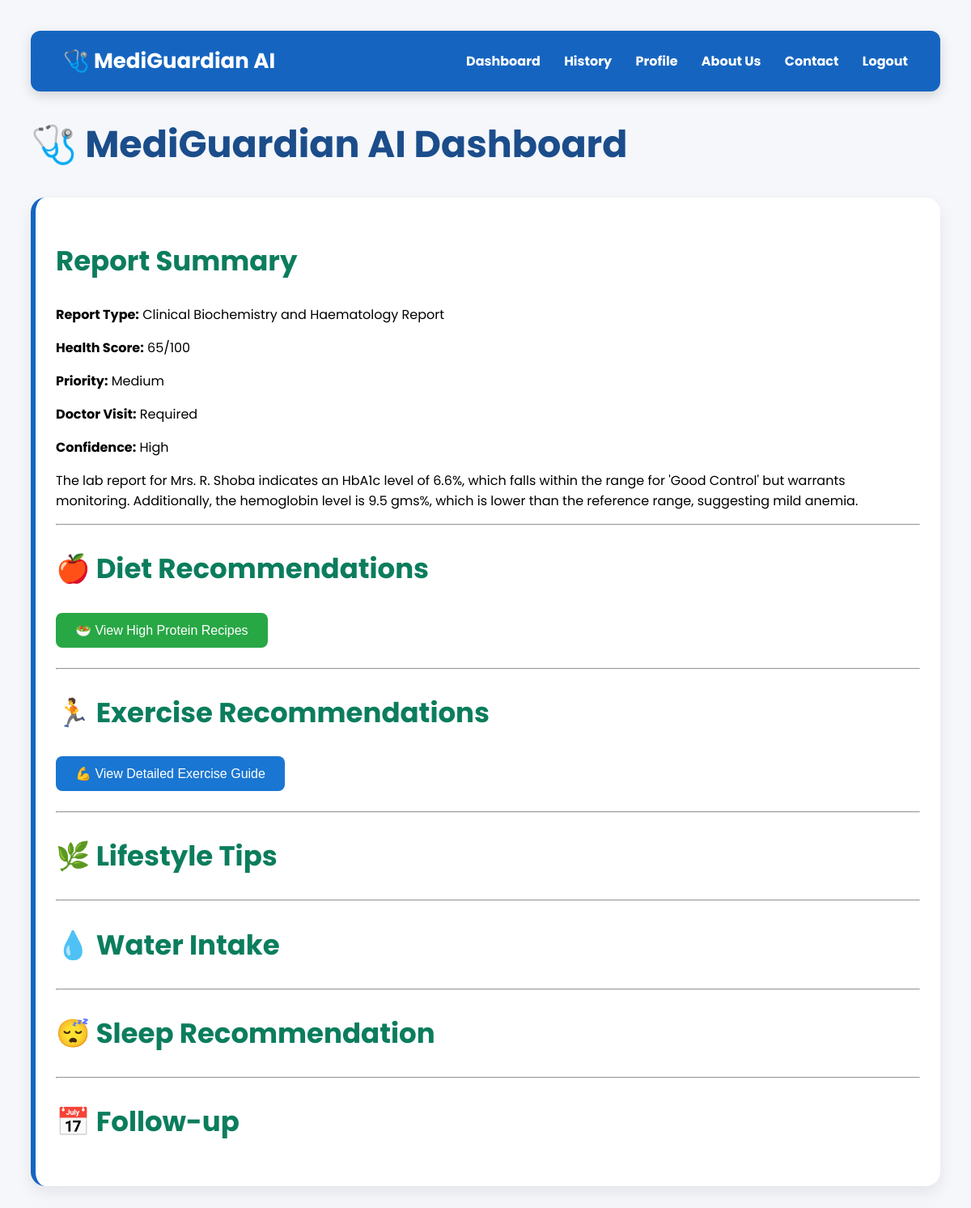
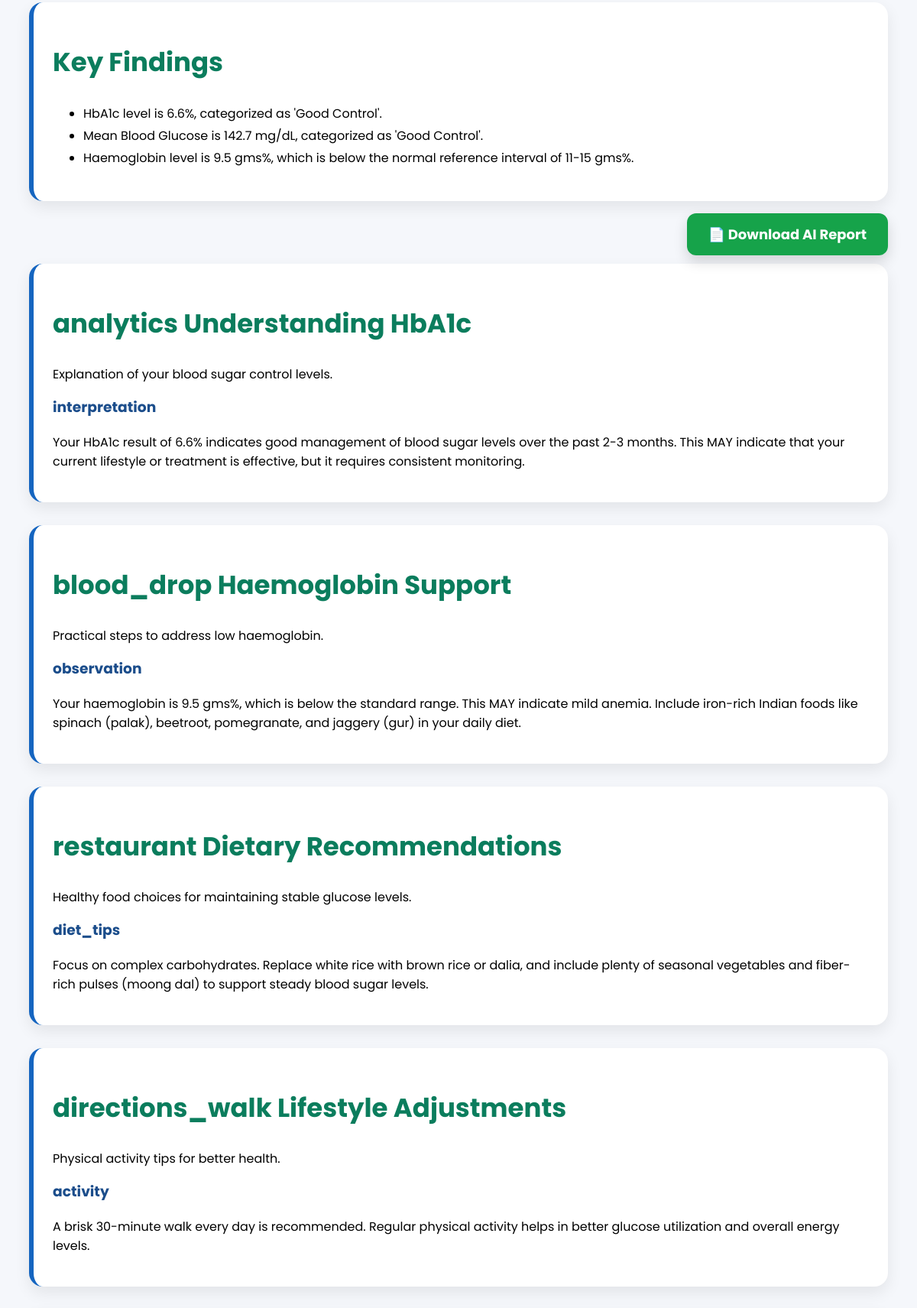
/report/2 (signed in, upper part), run on the app's committed database (2 pictures, top to bottom).
### models.py (models this page shows)
class Report(db.Model):
    __tablename__ = "reports"
    id = db.Column(db.Integer, primary_key=True)
    user_id = db.Column(
        db.Integer,
        db.ForeignKey("users.id")
    )
    report_name = db.Column(db.String(200))
    report_type = db.Column(db.String(100))
    health_score = db.Column(db.Integer)
    priority = db.Column(db.String(50))
    summary = db.Column(db.Text)
    analysis_json = db.Column(db.Text)
    uploaded_at = db.Column(
        db.DateTime,
        default=datetime.utcnow
    )

### app.py (the view)
@app.route("/report/<int:report_id>")
@login_required
def view_report(report_id):
    report = Report.query.filter_by(
        id=report_id,
        user_id=current_user.id
    ).first_or_404()
    analysis = json.loads(report.analysis_json)
    session["analysis"] = analysis
    return render_template(
        "dashboard.html",
        analysis=analysis
    )

### app.py (called while the page is built)
@login_manager.user_loader
def load_user(user_id):
    return User.query.get(int(user_id))

### templates/dashboard.html (shortened to what this page needs)
<!DOCTYPE html>
<html>
<head>
</head>
<body>
<nav class="navbar">
    <div class="logo">
        🩺 MediGuardian AI
    </div>
    <div class="nav-links">
        <a href="{{ url_for('dashboard') }}">Dashboard</a>
        <a href="{{ url_for('history') }}">History</a>
        <a href="{{ url_for('profile') }}">Profile</a>
        <a href="{{ url_for('about') }}">About Us</a>
        <a href="{{ url_for('contact') }}">Contact</a>
        <a href="{{ url_for('logout') }}">Logout</a>
    </div>
</nav>
<h1>🩺 MediGuardian AI Dashboard</h1>
    <div class="card">
        <h2>Report Summary</h2>
        <p><b>Report Type:</b> {{ analysis.report_type }}</p>
        <p><b>Health Score:</b> {{ analysis.health_score }}/100</p>
        <p><b>Priority:</b> {{ analysis.priority }}</p>
        <p><b>Doctor Visit:</b> {{ analysis.doctor_visit }}</p>
        <p><b>Confidence:</b> {{ analysis.confidence }}</p>
        <p>{{ analysis.summary }}</p>
        <hr>
        <h2>🍎 Diet Recommendations</h2>
        <div style="margin-top:20px; margin-bottom:25px;">
<a href="{{ url_for('recipe_page') }}">
<button
style="
background:#28a745;
color:white;
border:none;
padding:12px 24px;
border-radius:8px;
font-size:16px;
cursor:pointer;
">
🥗 View High Protein Recipes
</button>
</a>
</div>
        <hr>
        <h2>🏃 Exercise Recommendations</h2>
        <div style="margin-top:20px; margin-bottom:25px;">
<a href="{{ url_for('exercise_page') }}">
<button
style="
background:#1976d2;
color:white;
border:none;
padding:12px 24px;
border-radius:8px;
font-size:16px;
cursor:pointer;
">
💪 View Detailed Exercise Guide
</button>
</a>
</div>
        <hr>
        <h2>🌿 Lifestyle Tips</h2>
        <hr>
        <h2>💧 Water Intake</h2>
        <hr>
        <h2>😴 Sleep Recommendation</h2>
        <hr>
        <h2>📅 Follow-up</h2>
    </div>
    <div class="card">
        <h2>Key Findings</h2>
        <ul>
            {% for item in analysis.key_findings %}
            <li>{{ item }}</li>
            {% endfor %}
        </ul>
    </div>
<div style="text-align:right;margin-bottom:25px;">
    <a href="{{ url_for('download_report') }}"
       style="
       background:#16a34a;
       color:white;
       padding:15px 28px;
       border-radius:12px;
       text-decoration:none;
       font-weight:bold;
       font-size:18px;
       box-shadow:0 8px 18px rgba(0,0,0,.15);">
       📄 Download AI Report
    </a>
</div>
    {% for card in analysis.cards %}
    <a href="{{ url_for('card_detail', card_id=card.id) }}" class="card-link">
        <div class="card">
            <h2>{{ card.icon }} {{ card.title }}</h2>
            <p>{{ card.description }}</p>
            <div class="card-content">
                {% for key, value in card.content.items() %}
                <h3>{{ key }}</h3>
                {% if value is iterable and value is not string %}
                <ul>
                    {% for item in value %}
                    <li>{{ item }}</li>
                    {% endfor %}
                </ul>
                {% else %}
                <p>{{ value }}</p>
                {% endif %}
                {% endfor %}
            </div>
        </div>
    </a>
    {% endfor %}
</body>
</html>

### templates/dashboard.html (style rules this page uses)
.navbar { background:#1565C0; color:white; display:flex; justify-content:space-between; align-items:center; padding:18px 40px; border-radius:12px; margin-bottom:30px; box-shadow:0 5px 15px rgba(0,0,0,.15); }
.logo { font-size:26px; font-weight:bold; }
.nav-links a { color:white; text-decoration:none; margin-left:25px; font-weight:bold; transition:.3s; }
body { font-family: 'Poppins', sans-serif; background: #f5f7fb; padding: 30px; }
h1 { color: #1b4d8b; font-size: 46px; }
h2 { color: #0b7d5d; font-size: 34px; }
.card { background: white; padding: 25px; margin-bottom: 30px; border-radius: 18px; box-shadow: 0 8px 20px rgba(0, 0, 0, .08); transition: 0.3s; border-left: 6px solid #1565C0; }
.card-link { text-decoration: none; color: inherit; }
ul { line-height: 1.8; }
h3 { color: #1b4d8b; margin-top: 15px; }

### data on the page
Report: report_type "Clinical Biochemistry and Haematology Report", priority "Medium", summary "The lab report for Mrs. R. Shoba indicates an HbA1c level of 6.6%, which falls within the range for 'Good Control' but warrants monitoring. Additionally, the hemoglobin level is 9.5 gms%, which is lower than the reference range, suggesting mild anemia."

### other printed values
{{ analysis.health_score }} "65"
{{ analysis.doctor_visit }} "Required"
{{ analysis.confidence }} "High"
{{ item }} "HbA1c level is 6.6%, categorized as 'Good Control'." "Mean Blood Glucose is 142.7 mg/dL, categorized as 'Good Control'." "Haemoglobin level is 9.5 gms%, which is below the normal reference interval of 11-15 gms%."
{{ card.icon }} "analytics" "blood_drop" "restaurant" "directions_walk"
{{ card.title }} "Understanding HbA1c" "Haemoglobin Support" "Dietary Recommendations" "Lifestyle Adjustments"
{{ card.description }} "Explanation of your blood sugar control levels." "Practical steps to address low haemoglobin." "Healthy food choices for maintaining stable glucose levels." "Physical activity tips for better health."
{{ key }} "interpretation" "observation" "diet_tips" "activity"
{{ value }} "Focus on complex carbohydrates. Replace white rice with brown rice or dalia, and include plenty of seasonal vegetables and fiber-rich pulses (moong dal) to support steady blood sugar levels." "A brisk 30-minute walk every day is recommended. Regular physical activity helps in better glucose utilization and overall energy levels."
